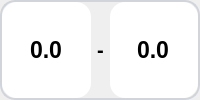
     <widget class="QWidget" name="widget_189" native="true">
      <layout class="QHBoxLayout" name="horizontalLayout_179" stretch="4">
       <property name="leftMargin">
        <number>0</number>
       </property>
       <property name="topMargin">
        <number>0</number>
       </property>
       <property name="rightMargin">
        <number>0</number>
       </property>
       <property name="bottomMargin">
        <number>0</number>
       </property>
       <item>
        <widget class="QWidget" name="widget_151" native="true">
         <property name="maximumSize">
          <size>
           <width>200</width>
           <height>16777215</height>
          </size>
         </property>
         <property name="styleSheet">
          <string notr="true">QWidget{
    border: 2px solid #D1D5DB;
    border-radius: 15px;
}
QWidget:focus {
    border: 2px solid #0B7EC8;
}
QDoubleSpinBox
{
    border: none;
}
QSpinBox
{
    border: none;
}</string>
         </property>
         <layout class="QHBoxLayout" name="horizontalLayout_234" stretch="1,0,1">
          <property name="leftMargin">
           <number>2</number>
          </property>
          <property name="topMargin">
           <number>2</number>
          </property>
          <property name="rightMargin">
           <number>2</number>
          </property>
          <property name="bottomMargin">
           <number>2</number>
          </property>
          <item>
           <widget class="QDoubleSpinBox" name="pressure_pv_a_3">
            <property name="sizePolicy">
             <sizepolicy hsizetype="Preferred" vsizetype="Preferred">
              <horstretch>0</horstretch>
              <verstretch>0</verstretch>
             </sizepolicy>
            </property>
            <property name="font">
             <font>
              <family>Segoe UI</family>
              <pointsize>17</pointsize>
              <weight>75</weight>
              <italic>false</italic>
              <bold>true</bold>
             </font>
            </property>
            <property name="styleSheet">
             <string notr="true"/>
            </property>
            <property name="wrapping">
             <bool>true</bool>
            </property>
            <property name="alignment">
             <set>Qt::AlignCenter</set>
            </property>
            <property name="readOnly">
             <bool>true</bool>
            </property>
            <property name="buttonSymbols">
             <enum>QAbstractSpinBox::NoButtons</enum>
            </property>
            <property name="prefix">
             <string/>
            </property>
            <property name="suffix">
             <string/>
            </property>
            <property name="decimals">
             <number>1</number>
            </property>
            <property name="maximum">
             <double>999.000000000000000</double>
            </property>
            <property name="value">
             <double>0.000000000000000</double>
            </property>
           </widget>
          </item>
          <item>
           <widget class="QLabel" name="label_88">
            <property name="font">
             <font>
              <family>Segoe UI</family>
              <pointsize>15</pointsize>
              <weight>75</weight>
              <bold>true</bold>
             </font>
            </property>
            <property name="styleSheet">
             <string notr="true">border: none;
</string>
            </property>
            <property name="text">
             <string>-</string>
            </property>
            <property name="alignment">
             <set>Qt::AlignCenter</set>
            </property>
           </widget>
          </item>
          <item>
           <widget class="QDoubleSpinBox" name="pressure_sv_a_3">
            <property name="sizePolicy">
             <sizepolicy hsizetype="Preferred" vsizetype="Preferred">
              <horstretch>0</horstretch>
              <verstretch>0</verstretch>
             </sizepolicy>
            </property>
            <property name="font">
             <font>
              <family>Segoe UI</family>
              <pointsize>17</pointsize>
              <weight>75</weight>
              <italic>false</italic>
              <bold>true</bold>
             </font>
            </property>
            <property name="styleSheet">
             <string notr="true"/>
            </property>
            <property name="wrapping">
             <bool>false</bool>
            </property>
            <property name="alignment">
             <set>Qt::AlignCenter</set>
            </property>
            <property name="readOnly">
             <bool>false</bool>
            </property>
            <property name="buttonSymbols">
             <enum>QAbstractSpinBox::NoButtons</enum>
            </property>
            <property name="prefix">
             <string/>
            </property>
            <property name="suffix">
             <string/>
            </property>
            <property name="decimals">
             <number>1</number>
            </property>
            <property name="maximum">
             <double>999.000000000000000</double>
            </property>
            <property name="value">
             <double>0.000000000000000</double>
            </property>
           </widget>
          </item>
         </layout>
        </widget>
       </item>
      </layout>
     </widget>
